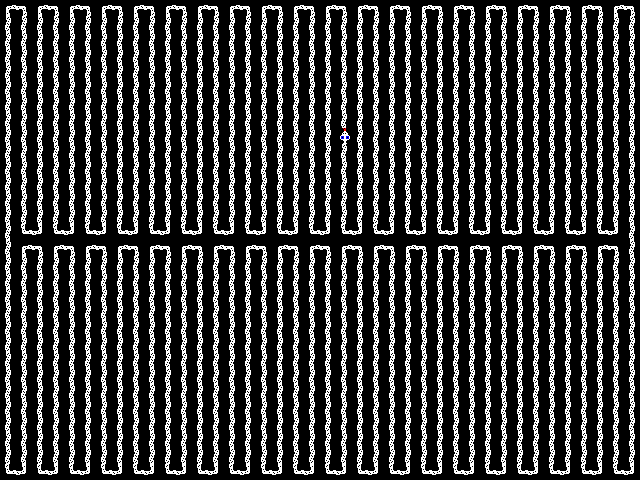

This is a level from a 2D game, rendered from its Tiled map with the project's own tilesets. A one-line summary and the complete map file follow:
An orthogonal 40x30 tile map with 16x16 px tiles, 1 tile layer (Kachelebene 1).

<map version="1.2" tiledversion="1.3.3" orientation="orthogonal" renderorder="right-down" width="40" height="30" tilewidth="16" tileheight="16" infinite="0" nextlayerid="2" nextobjectid="1">
 <tileset firstgid="1" source="myPONG.tsx" />
 <layer id="1" name="Kachelebene 1" width="40" height="30">
  <data encoding="csv">
82,81,82,81,82,81,82,81,82,81,82,81,82,81,82,81,82,81,82,81,82,81,82,81,82,81,82,81,82,81,82,81,82,81,82,81,82,81,82,81,
85,85,85,85,85,85,85,85,85,85,85,85,85,85,85,85,85,85,85,85,85,85,85,85,85,85,85,85,85,85,85,85,85,85,85,85,85,85,85,85,
85,85,85,85,85,85,85,85,85,85,85,85,85,85,85,85,85,85,85,85,85,85,85,85,85,85,85,85,85,85,85,85,85,85,85,85,85,85,85,85,
85,85,85,85,85,85,85,85,85,85,85,85,85,85,85,85,85,85,85,85,85,85,85,85,85,85,85,85,85,85,85,85,85,85,85,85,85,85,85,85,
85,85,85,85,85,85,85,85,85,85,85,85,85,85,85,85,85,85,85,85,85,85,85,85,85,85,85,85,85,85,85,85,85,85,85,85,85,85,85,85,
85,85,85,85,85,85,85,85,85,85,85,85,85,85,85,85,85,85,85,85,85,85,85,85,85,85,85,85,85,85,85,85,85,85,85,85,85,85,85,85,
85,85,85,85,85,85,85,85,85,85,85,85,85,85,85,85,85,85,85,85,85,85,85,85,85,85,85,85,85,85,85,85,85,85,85,85,85,85,85,85,
85,85,85,85,85,85,85,85,85,85,85,85,85,85,85,85,85,85,85,85,85,85,85,85,85,85,85,85,85,85,85,85,85,85,85,85,85,85,85,85,
85,85,85,85,85,85,85,85,85,85,85,85,85,85,85,85,85,85,85,85,85,24,85,85,85,85,85,85,85,85,85,85,85,85,85,85,85,85,85,85,
85,85,85,85,85,85,85,85,85,85,85,85,85,85,85,85,85,85,85,85,85,85,85,85,85,85,85,85,85,85,85,85,85,85,85,85,85,85,85,85,
85,85,85,85,85,85,85,85,85,85,85,85,85,85,85,85,85,85,85,85,85,85,85,85,85,85,85,85,85,85,85,85,85,85,85,85,85,85,85,85,
85,85,85,85,85,85,85,85,85,85,85,85,85,85,85,85,85,85,85,85,85,85,85,85,85,85,85,85,85,85,85,85,85,85,85,85,85,85,85,85,
85,85,85,85,85,85,85,85,85,85,85,85,85,85,85,85,85,85,85,85,85,85,85,85,85,85,85,85,85,85,85,85,85,85,85,85,85,85,85,85,
85,85,85,85,85,85,85,85,85,85,85,85,85,85,85,85,85,85,85,85,85,85,85,85,85,85,85,85,85,85,85,85,85,85,85,85,85,85,85,85,
85,18,17,18,17,18,17,18,17,18,17,18,17,18,17,18,17,18,17,18,17,18,17,18,17,18,17,18,17,18,17,18,17,18,17,18,17,18,17,85,
85,82,81,82,81,82,81,82,81,82,81,82,81,82,81,82,81,82,81,82,81,82,81,82,81,82,81,82,81,82,81,82,81,82,81,82,81,82,81,85,
85,85,85,85,85,85,85,85,85,85,85,85,85,85,85,85,85,85,85,85,85,85,85,85,85,85,85,85,85,85,85,85,85,85,85,85,85,85,85,85,
85,85,85,85,85,85,85,85,85,85,85,85,85,85,85,85,85,85,85,85,85,85,85,85,85,85,85,85,85,85,85,85,85,85,85,85,85,85,85,85,
85,85,85,85,85,85,85,85,85,85,85,85,85,85,85,85,85,85,85,85,85,85,85,85,85,85,85,85,85,85,85,85,85,85,85,85,85,85,85,85,
85,85,85,85,85,85,85,85,85,85,85,85,85,85,85,85,85,85,85,85,85,85,85,85,85,85,85,85,85,85,85,85,85,85,85,85,85,85,85,85,
85,85,85,85,85,85,85,85,85,85,85,85,85,85,85,85,85,85,85,85,85,85,85,85,85,85,85,85,85,85,85,85,85,85,85,85,85,85,85,85,
85,85,85,85,85,85,85,85,85,85,85,85,85,85,85,85,85,85,85,85,85,85,85,85,85,85,85,85,85,85,85,85,85,85,85,85,85,85,85,85,
85,85,85,85,85,85,85,85,85,85,85,85,85,85,85,85,85,85,85,85,85,85,85,85,85,85,85,85,85,85,85,85,85,85,85,85,85,85,85,85,
85,85,85,85,85,85,85,85,85,85,85,85,85,85,85,85,85,85,85,85,85,85,85,85,85,85,85,85,85,85,85,85,85,85,85,85,85,85,85,85,
85,85,85,85,85,85,85,85,85,85,85,85,85,85,85,85,85,85,85,85,85,85,85,85,85,85,85,85,85,85,85,85,85,85,85,85,85,85,85,85,
85,85,85,85,85,85,85,85,85,85,85,85,85,85,85,85,85,85,85,85,85,85,85,85,85,85,85,85,85,85,85,85,85,85,85,85,85,85,85,85,
85,85,85,85,85,85,85,85,85,85,85,85,85,85,85,85,85,85,85,85,85,85,85,85,85,85,85,85,85,85,85,85,85,85,85,85,85,85,85,85,
85,85,85,85,85,85,85,85,85,85,85,85,85,85,85,85,85,85,85,85,85,85,85,85,85,85,85,85,85,85,85,85,85,85,85,85,85,85,85,85,
85,85,85,85,85,85,85,85,85,85,85,85,85,85,85,85,85,85,85,85,85,85,85,85,85,85,85,85,85,85,85,85,85,85,85,85,85,85,85,85,
18,17,18,17,18,17,18,17,18,17,18,17,18,17,18,17,18,17,18,17,18,17,18,17,18,17,18,17,18,17,18,17,18,17,18,17,18,17,18,17
</data>
 </layer>
</map>
